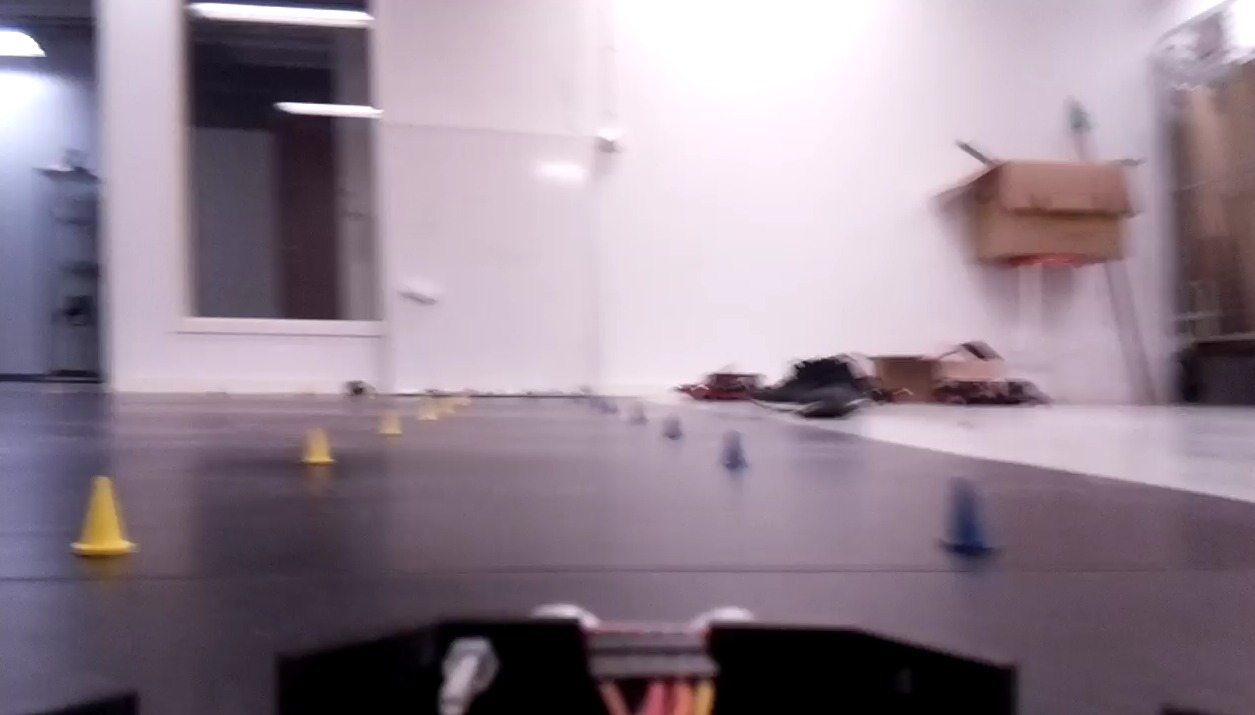
#> input picture Cone/1.jpg, 1255 x 715 px; its folder holds only this picture in this run
$ python ConeDetection.py
#> lines starting #> are read from the running program, lines starting #| are printed output that depends on the picture; after the words box and inside, x2 and y2 are one past the last pixel; in counts of white or black regions, pixels touching at a corner belong together
import os
import cv2
import numpy as np

directory_in_str = './Cone/'
directory = os.fsencode(directory_in_str)
for file in os.listdir(directory):
    filename = os.fsdecode(file)
    filename = directory_in_str + filename

    img = cv2.imread(filename)
#> img is the input picture: shape (715, 1255, 3); mean B, G, R 145.2, 132.4, 147.4

    hsv = cv2.cvtColor(img, cv2.COLOR_BGR2HSV)
#> hsv: shape (715, 1255, 3); mean H, S, V 137.8, 39.1, 150.2
    hsv_cropout = cv2.rectangle(hsv,(0,0),(1255,300),(0,0,0),-1)
#> hsv_cropout: shape (715, 1255, 3); mean H, S, V 80.7, 25.5, 71.3

    # Detect blue
    lower_blue = np.array([110,45,45])
    upper_blue = np.array([135,255,255])
    mask_blue = cv2.inRange(hsv_cropout, lower_blue,upper_blue)
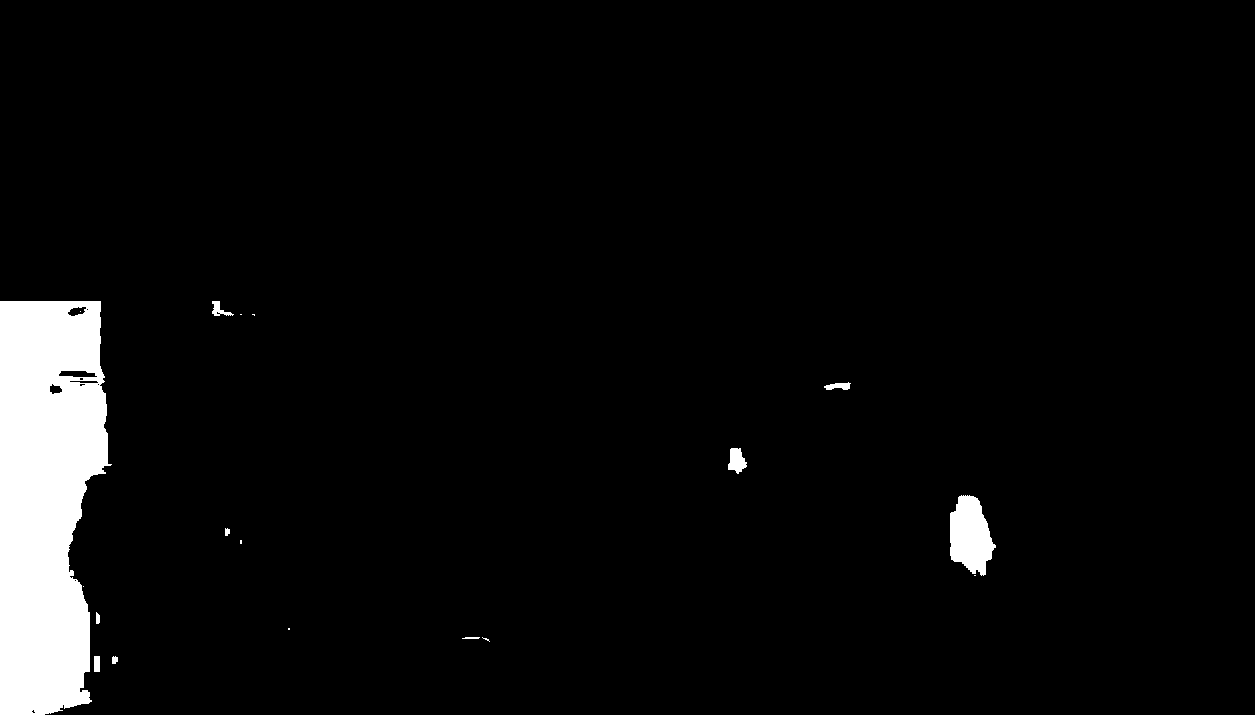
#> mask_blue: shape (715, 1255); 4.5% white; 18 white regions (8 under 20 px), largest, box (x1, y1, x2, y2) and area: (0, 301, 112, 715) 37242, (950, 495, 996, 576) 2567, (728, 448, 747, 474) 332

    # Detect yellow
    lower_yellow = np.array([18,30,30])
    upper_yellow = np.array([60,255,255])
    mask_yellow = cv2.inRange(hsv_cropout, lower_yellow,upper_yellow)
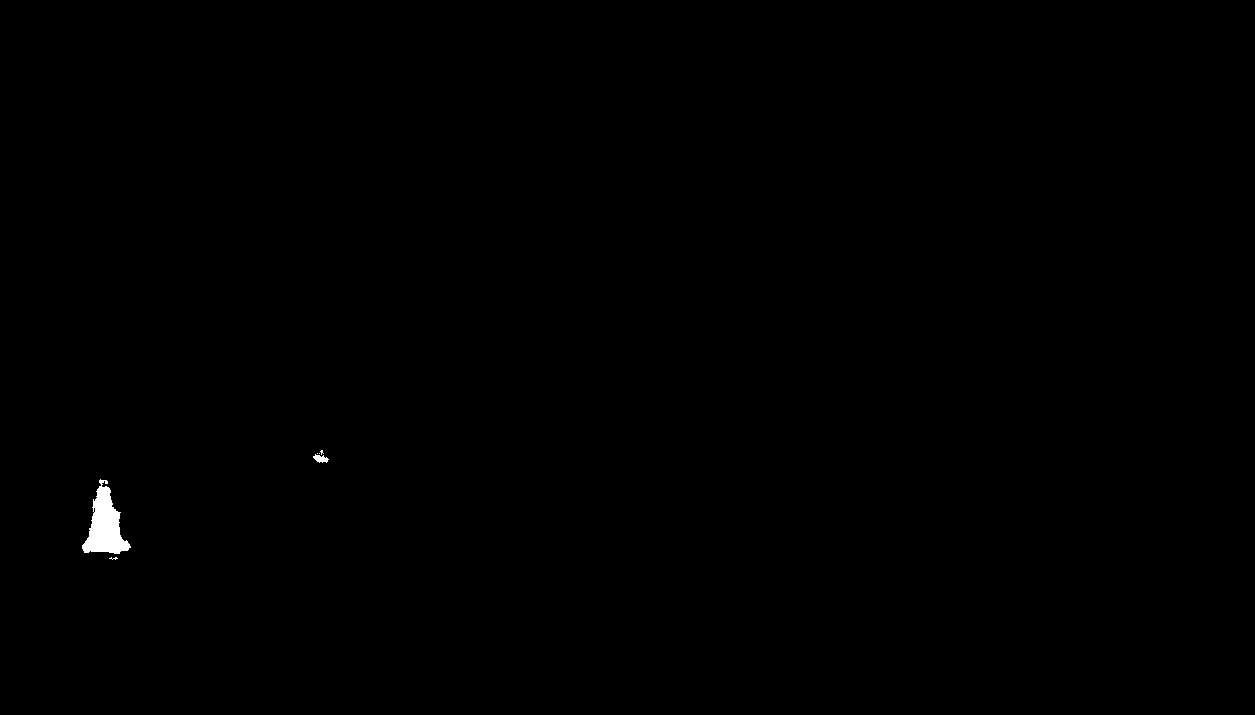
#> mask_yellow: shape (715, 1255); 0.22% white; 6 white regions (4 under 20 px)

    contours_blue, hierarchy = cv2.findContours(mask_blue,cv2.RETR_TREE,cv2.CHAIN_APPROX_SIMPLE)
#> contours_blue = 29 contours, 16 with area under 20; largest, box (x1, y1, x2, y2) and area: (0, 301, 112, 715) 37132, (950, 495, 996, 576) 2460, (728, 448, 747, 474) 295, (58, 370, 98, 378) 222, (67, 306, 87, 317) 125
    contours_yellow, hierarchy = cv2.findContours(mask_yellow, cv2.RETR_TREE, cv2.CHAIN_APPROX_SIMPLE)
#> contours_yellow = 7 contours, 5 with area under 20; largest, box (x1, y1, x2, y2) and area: (82, 479, 131, 554) 1738, (313, 454, 329, 463) 66
    img_result = img
    max_area = 6000
    min_area = 850
    # Draw blue
    for cnt in contours_blue:
        if cv2.contourArea(cnt)>min_area and cv2.contourArea(cnt)<max_area:

            x, y, w, h = cv2.boundingRect(cnt)
            center_x = round(x+w/2)
            center_y = round(y+w/2)
            img_result = cv2.circle(img_result, (center_x, center_y), round(max(w/2,h/2))+10, (255,0,0), 4 )
#> this loop made 29 passes
#> (x, y, w, h, center_x, center_y) on pass 11: (950, 495, 46, 81, 973, 518)
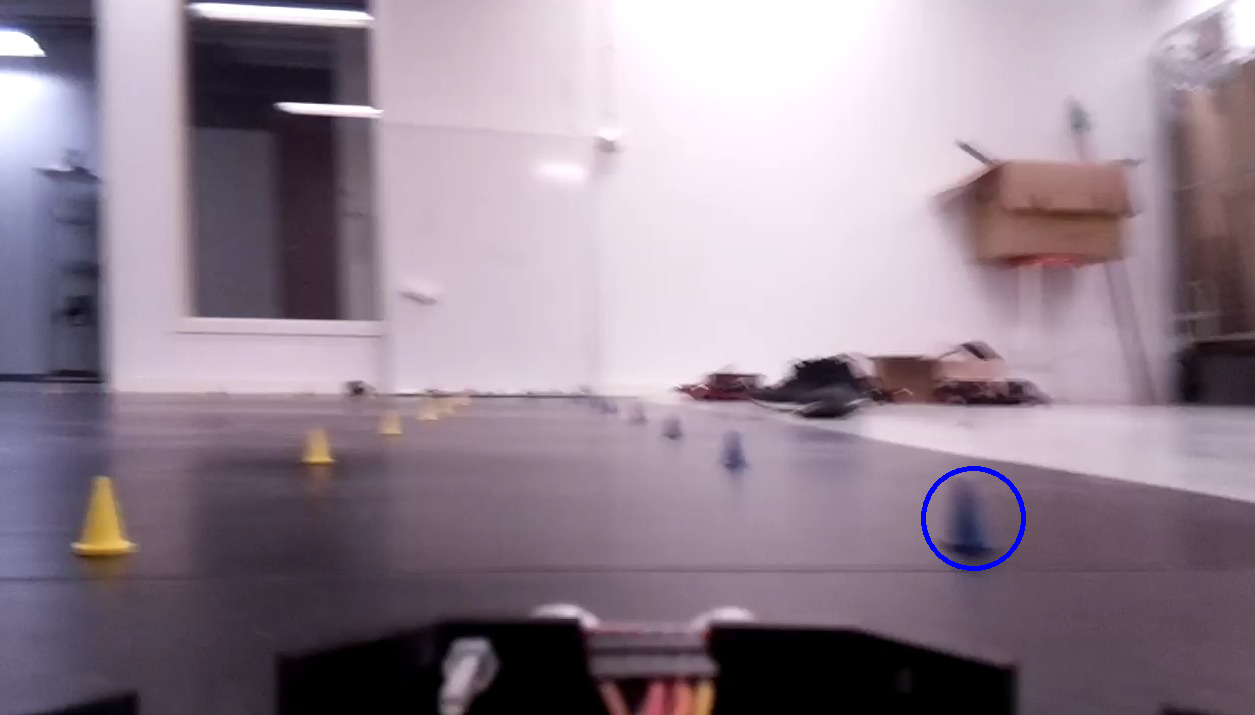
#> img_result: shape (715, 1255, 3); 0.18% of pixels changed, all inside (x1, y1, x2, y2) = (921, 466, 1026, 571)
    # Draw Yellow
    for cnt in contours_yellow:
        # print(cv2.contourArea(cnt))
        # img_result = cv2.drawContours(img_result,[cnt], 0, (0,255,255),3 )


        if cv2.contourArea(cnt)>min_area and cv2.contourArea(cnt)<max_area:

            x, y, w, h = cv2.boundingRect(cnt)
            center_x = round(x+w/2)
            center_y = round(y+w/2)
            img_result = cv2.circle(img_result, (center_x, center_y), round(max(w/2,h/2))+10, (0,255,255), 4 )
#> this loop made 7 passes
#> (x, y, w, h, center_x, center_y) on pass 2: (82, 479, 49, 75, 106, 504)
#> pass 2, `img_result = cv2.circle(img_result, (center_x, center_y), round(max(w/..`:
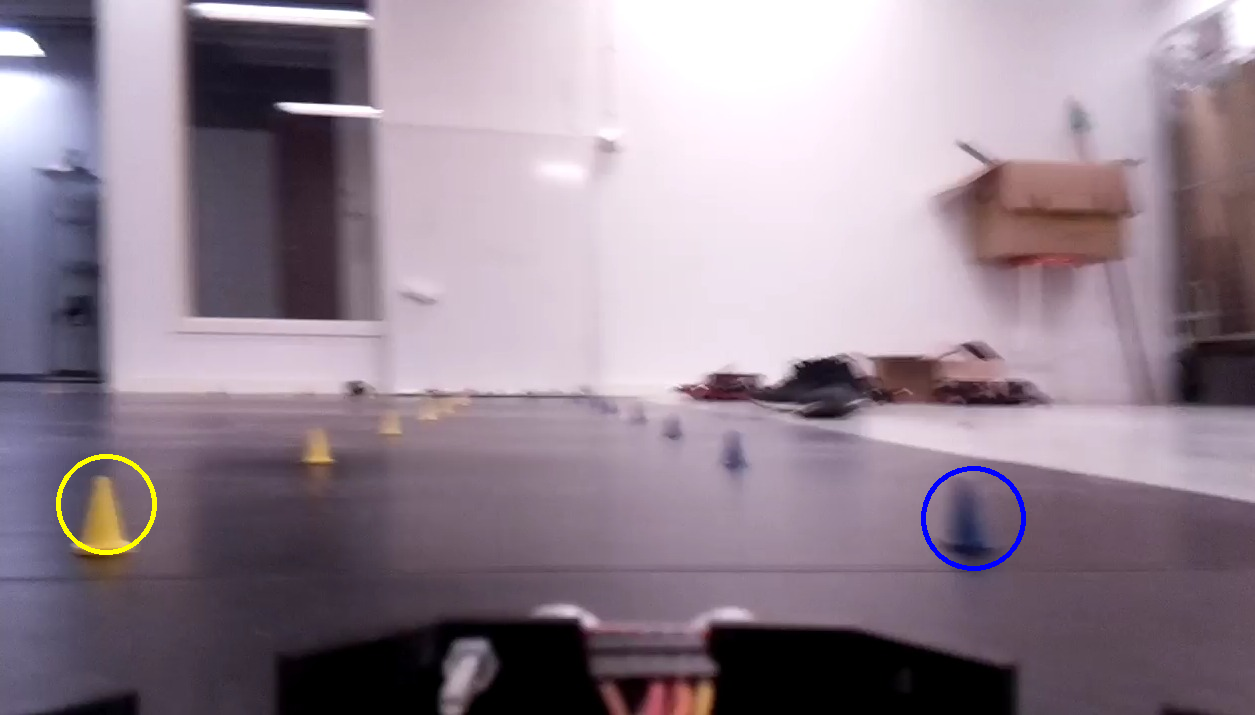
#> img_result: shape (715, 1255, 3); 0.16% of pixels changed, all inside (x1, y1, x2, y2) = (56, 454, 157, 555)

    cv2.imshow('HSV',hsv)
    cv2.imshow('image',img_result)
    cv2.waitKey(0)
    cv2.destroyAllWindows()

$ run again, on Cone/5.jpg
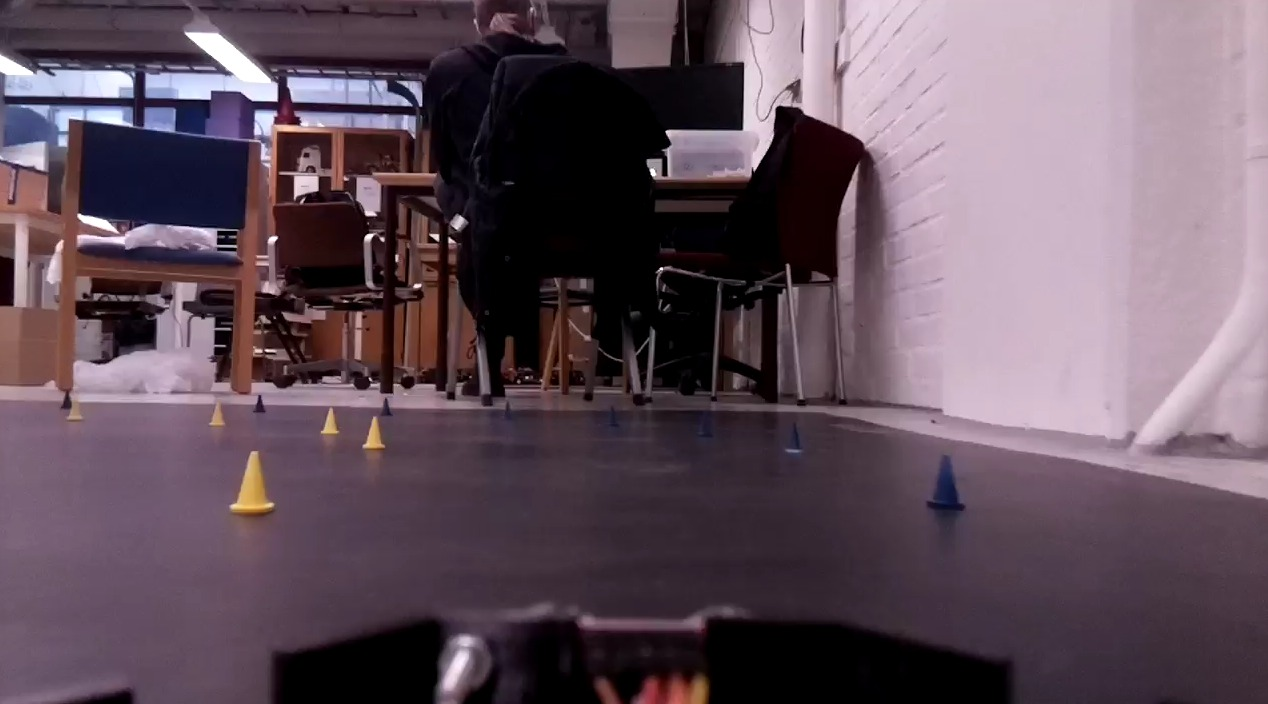
#> input picture Cone/5.jpg, 1268 x 704 px
#> img is the input picture: shape (704, 1268, 3); mean B, G, R 92.2, 80.5, 98.3
#> hsv: shape (704, 1268, 3); mean H, S, V 132.4, 71, 100.2
#> hsv_cropout: shape (704, 1268, 3); mean H, S, V 78.4, 37.5, 51.9
#> `mask_blue = cv2.inRange(hsv_cropout, lower_blue,upper_blue)`:
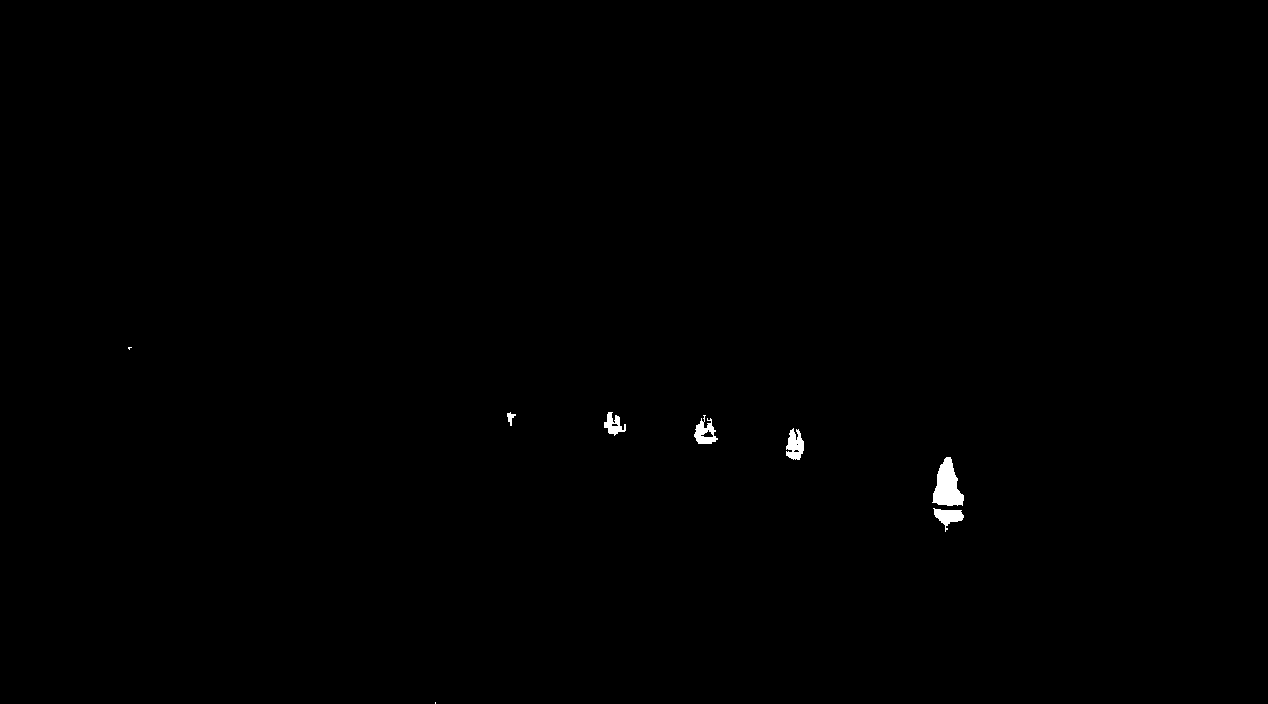
#> mask_blue: shape (704, 1268); 0.27% white; 8 white regions (2 under 20 px), largest, box (x1, y1, x2, y2) and area: (932, 457, 964, 506) 966, (786, 428, 804, 460) 389, (694, 415, 718, 444) 361, (933, 508, 964, 532) 357, (604, 412, 626, 436) 270, (507, 412, 516, 426) 60
#> mask_yellow: shape (704, 1268); 0.13% white; 3 white regions
#> contours_blue = 12 contours, 5 with area under 20; largest, box (x1, y1, x2, y2) and area: (932, 457, 964, 506) 900, (786, 428, 804, 460) 343, (694, 415, 718, 444) 340, (933, 508, 964, 532) 312, (604, 412, 626, 436) 230, (700, 429, 714, 438) 55, (507, 412, 516, 426) 41
#> contours_yellow = 5 contours, 2 with area under 20; largest, box (x1, y1, x2, y2) and area: (233, 457, 270, 512) 858, (369, 420, 378, 448) 90, (324, 417, 336, 434) 90
#> the loop `for cnt in contours_blue:` made 12 passes
#> (x, y, w, h, center_x, center_y) on pass 3: (932, 457, 32, 49, 948, 473)
#> the loop `for cnt in contours_yellow:` made 5 passes
#> (x, y, w, h, center_x, center_y) on pass 1: (233, 457, 37, 55, 252, 476)
#> pass 1, `img_result = cv2.circle(img_result, (center_x, center_y), round(max(w/..`:
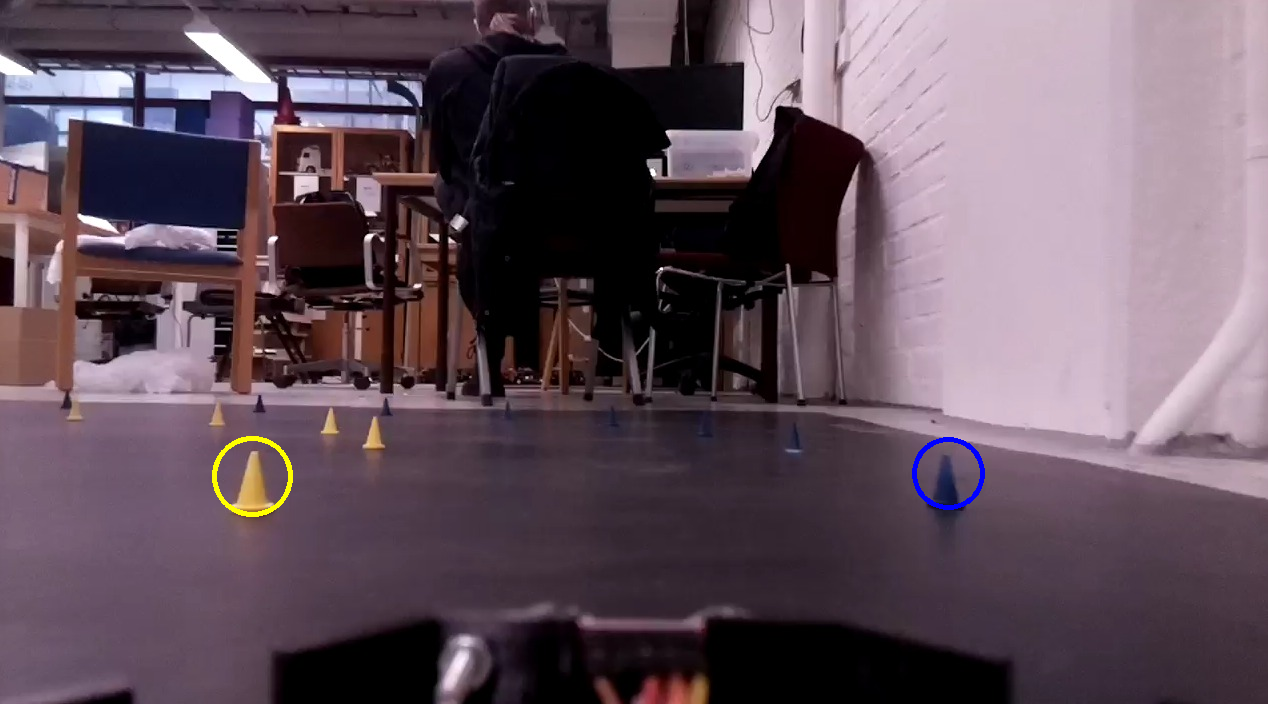
#> img_result: shape (704, 1268, 3); mean B, G, R 92.3, 80.7, 98.4
